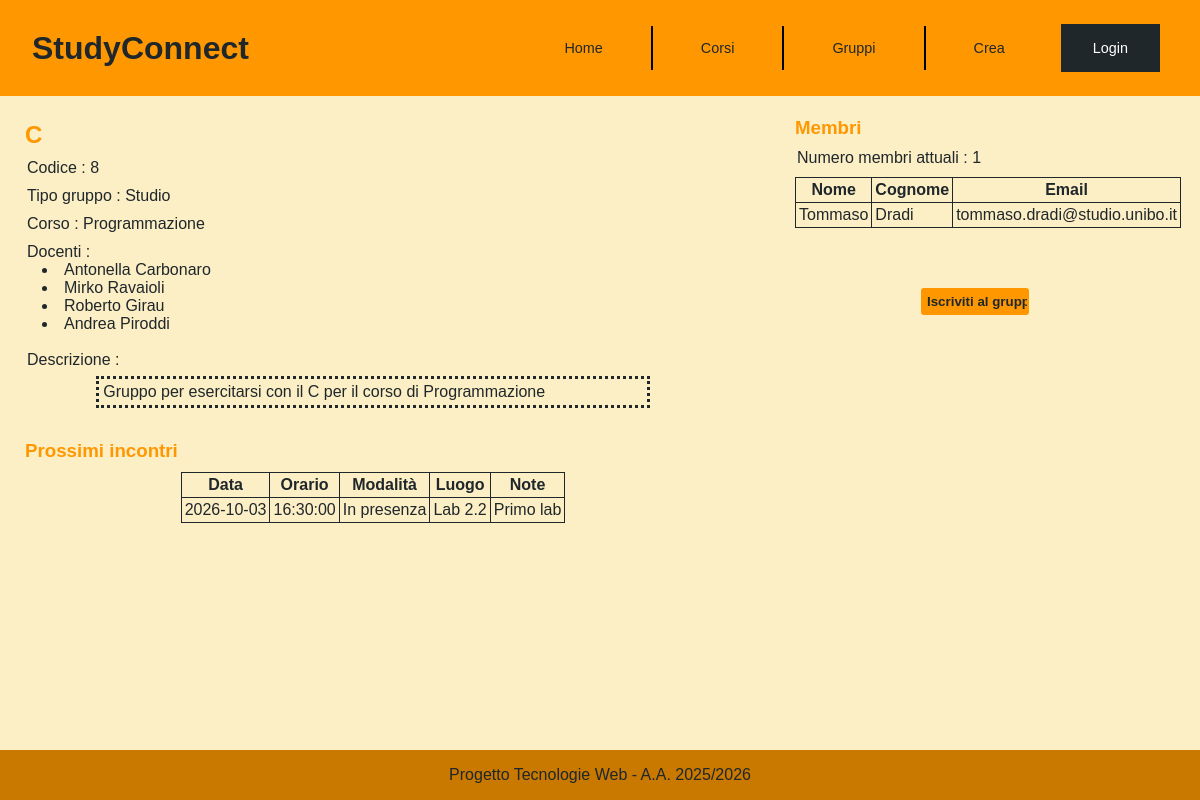
Screenshot of /pages/visualizzazione-gruppo.php?single-group=8 with the database file from the repository.
### tables this page shows
CREATE TABLE Gruppi(
	Codice INT AUTO_INCREMENT PRIMARY KEY,
    Nome VARCHAR(100) NOT NULL,
    Descrizione MEDIUMTEXT,
    NumeroMembriRichiesti INT,
    NumeroMembriAttuali INT NOT NULL,
    Tipo VARCHAR(10) NOT NULL CHECK (Tipo IN ('Studio', 'Progetto')),
    DataConsegnaProgetto DATE,
    MatricolaCreatore VARCHAR(10) NOT NULL,
    CodiceCorso VARCHAR(5) NOT NULL,
	FOREIGN KEY (MatricolaCreatore) REFERENCES Studenti(Matricola)
		ON DELETE CASCADE
        ON UPDATE NO ACTION,
	FOREIGN KEY (CodiceCorso) REFERENCES Corsi(Codice)
		ON DELETE CASCADE
        ON UPDATE NO ACTION,
    CHECK(NumeroMembriAttuali<=NumeroMembriRichiesti OR NumeroMembriRichiesti=0)
);

CREATE TABLE Corsi(
	Codice VARCHAR(5) PRIMARY KEY,
    Nome VARCHAR(150) NOT NULL,
    Descrizione MEDIUMTEXT,
    CFU INT NOT NULL,
    ProgettoRichiesto BOOL NOT NULL,
    CHECK(length(Codice)=5)
);

CREATE TABLE Docenti(
	Codice INT AUTO_INCREMENT PRIMARY KEY,
    Nome VARCHAR(50) NOT NULL,
    Cognome VARCHAR(50) NOT NULL
);

CREATE TABLE Incontri(
	CodiceGruppo INT NOT NULL,
    Data DATE,
    Orario TIME,
    Modalità VARCHAR(15) NOT NULL CHECK (Modalità IN ('Da remoto', 'In presenza')),
    Luogo VARCHAR(100),
    Note VARCHAR(500) NOT NULL,
    FOREIGN KEY (CodiceGruppo) REFERENCES Gruppi(Codice)
		ON DELETE CASCADE
		ON UPDATE NO ACTION,
    PRIMARY KEY (CodiceGruppo, Data, Orario)
);

CREATE TABLE Studenti(
	Matricola VARCHAR(10) PRIMARY KEY,
    Nome VARCHAR(50) NOT NULL,
    Cognome VARCHAR(50) NOT NULL,
    Email VARCHAR(100) NOT NULL,
    Password VARCHAR(20) NOT NULL CHECK(length(Password)>=10),
    Immagine VARCHAR(100), 
    UNIQUE KEY (Email, Password),
    CHECK(length(Matricola)=10)
);

### pages/visualizzazione-gruppo.php (called while the page is built, shortened)
<?php
require_once '../bootstrap.php';
$templateParams["title"] = "Gruppi Studenti - Visualizzazione gruppo";
$templateParams["page"] = "templates/specific/singolo-gruppo.php";
if(isset($_GET["single-group"])){
    $templateParams["gruppo-singolo"] =  $dbh->getGruppoPerCodice(intval($_GET["single-group"]))[0];
    $templateParams["creatore-gruppo"] = $dbh->getCreatoreGruppo(intval($_GET["single-group"]))[0];
}
if(isset($_GET["action"])){
    $templateParams["section-modify-meetings"] = 'templates/specific/gestione-incontro.php';
    $templateParams["azione"] = $_GET["action"];
    if($_GET["action"]!=1){
        $templateParams["incontro"] = $dbh->getIncontroGruppoPerId($_GET["single-group"], $_GET["date"], $_GET["time"])[0];
    }
} else{
    $templateParams["section-modify-meetings"] = 'templates/specific/modifica-incontri.php';
}
$templateParams["imgprofilo"] =  "default_profile_icon.png";
require "templates/general/base.php";
?>

### db/database.php (called while the page is built, shortened)
<?php
    class DatabaseHelper{
        private $db;
        public function __construct($servername, $username, $password, $dbname, $port){
            $this->db = new mysqli($servername, $username, $password, $dbname, $port);
        }
        public function getDocenti(string $codiceCorso){
            $stmt = $this->db->prepare("SELECT Docenti.* FROM Docenti, Insegnamenti
            WHERE Insegnamenti.CodiceDocente=Docenti.Codice AND Insegnamenti.CodiceCorso=?");
            $stmt->bind_param('s', $codiceCorso);
            $stmt->execute();
            return $stmt->get_result()->fetch_all(MYSQLI_ASSOC);
        }
        public function getGruppoPerCodice(int $codice){
            $query = "SELECT Gruppi.Nome AS NomeGruppo, Gruppi.Descrizione, Tipo, NumeroMembriRichiesti, NumeroMembriAttuali, Gruppi.Codice AS CodiceGruppo, Gruppi.DataConsegnaProgetto,
            Corsi.Nome AS NomeCorso, Corsi.Codice AS CodiceCorso FROM Gruppi, Corsi WHERE Gruppi.CodiceCorso=Corsi.Codice AND Gruppi.Codice=?";
            $stmt = $this->db->prepare($query);
            $stmt->bind_param('i', $codice);
            $stmt->execute();
            return $stmt->get_result()->fetch_all(MYSQLI_ASSOC);
        }
        public function getIncontriGruppo(int $codiceGruppo){
            $query = "SELECT * FROM Incontri WHERE CodiceGruppo=?";
            $stmt = $this->db->prepare($query);
            $stmt->bind_param('i', $codiceGruppo);
            $stmt->execute();
            return $stmt->get_result()->fetch_all(MYSQLI_ASSOC);
        }
        public function getStudentiIscrittiGruppo(int $codiceGruppo){
            $query = "SELECT S.Nome, S.Cognome, S.Email, S.Matricola FROM Iscrizioni I, Studenti S
            WHERE I.MatricolaStudente=S.Matricola AND I.CodiceGruppo=?";
            $stmt = $this->db->prepare($query);
            $stmt->bind_param('i', $codiceGruppo);
            $stmt->execute();
            return $stmt->get_result()->fetch_all(MYSQLI_ASSOC);
        }
        function getCreatoreGruppo(int $codiceGruppo){
            $query = "SELECT * FROM Gruppi WHERE Codice=?";
            $stmt = $this->db->prepare($query);
            $stmt->bind_param('i', $codiceGruppo);
            $stmt->execute();
            return $stmt->get_result()->fetch_all(MYSQLI_ASSOC);
        }
    }
?>

### bootstrap.php (called while the page is built, shortened)
<?php
require_once("db/database.php");
$dbh = new DatabaseHelper("localhost", "root", "", "Gruppi_Studenti", 3307);
?>

### pages/templates/specific/singolo-gruppo.php (the view, shortened to what this page needs)
<main class="single-group-main">
    <section class="single-group-info">
        <?php $gruppo = $templateParams["gruppo-singolo"];?>
        <h2><?php echo $gruppo["NomeGruppo"];?></h2>
        <p>Codice : <?php echo $gruppo["CodiceGruppo"];?></p>
        <p>Tipo gruppo : <?php echo $gruppo["Tipo"];?></p>
        <p>Corso : <?php echo $gruppo["NomeCorso"];?></p>
        <div class="teachers-list">
            Docenti :
                <ul>
                    <?php $templateParams["docenti"] = $dbh->getDocenti($gruppo["CodiceCorso"]); ?>
                    <?php foreach($templateParams["docenti"] as $docente):?>
                    <li><?php echo $docente["Nome"] . ' ' . $docente["Cognome"]; ?>
                    <?php endforeach ?>
                </ul>
        </div>
        <div class="single-group-description">
            <p>Descrizione :</p>
            <p><?php echo $gruppo["Descrizione"];?></p>
        </div>
    </section>
    <section class="single-group-next-meetings">
       <h3>Prossimi incontri</h3>
       <?php $incontri = $dbh->getIncontriGruppo($gruppo["CodiceGruppo"]);
       if($incontri==NULL):?>
            <p>Attualmente non sono programmati incontri.</p>
        <?php else : ?>
            <table>
                <tr>
                    <th id="data">Data</th>
                    <th id="orario">Orario</th>
                    <th id="mod">Modalità</th>
                    <th id="luogo">Luogo</th>
                    <th id="note">Note</th>
                </tr>
                <?php foreach($incontri as $incontro):?>
                    <tr>
                        <td headers="data"><?php echo $incontro["Data"];?></td>
                        <td headers="orario"><?php echo $incontro["Orario"];?></td>
                        <td headers="mod"><?php echo $incontro["Modalità"];?></td>
                        <td headers="luogo"><?php echo $incontro["Luogo"];?></td>
                        <td headers="note"><?php echo $incontro["Note"];?></td>
                    </tr>
                <?php endforeach; ?>
            </table>
        <?php endif;?>
    </section>
    <aside class="single-group-members">
        <h3>Membri</h3>
        <p>Numero membri attuali : <?php echo $gruppo["NumeroMembriAttuali"];?></p>
        <table>
            <tr>
                <th id="nome">Nome</th>
                <th id="cognome">Cognome</th>
                <th id="email">Email</th>
            </tr>
            <?php $studentiIscritti = $dbh->getStudentiIscrittiGruppo($gruppo["CodiceGruppo"]);?>
            <?php foreach($studentiIscritti as $studente):?>
                <tr>
                    <td headers="nome"><?php echo $studente["Nome"];?></td>
                    <td headers="cognome"><?php echo $studente["Cognome"];?></td>
                    <td headers="email"><?php echo $studente["Email"];?></td>
                </tr>
            <?php endforeach; ?>
        </table>
        <?php if($gruppo["NumeroMembriRichiesti"]==0 || ($gruppo["NumeroMembriRichiesti"]!=0 && $gruppo["NumeroMembriAttuali"]<$gruppo["NumeroMembriRichiesti"])):?>
            <form action="visualizzazione-gruppo.php" method="GET">
                    <input type="submit" value="Iscriviti al gruppo"/>
            </form>
        <?php else: ?>
            <p>Non ci sono più posti nel gruppo</p>
        <?php endif;?>
    </aside>
</main>

### css/style.css (style rules this page uses)
* { margin: 0; padding: 0; box-sizing: border-box; color: #1F272B; font-family: Verdana, Geneva, Tahoma, sans-serif; }
html, body { height: 100% ; }
body { display: flex; flex-direction: column; padding-bottom: 60px; }
main { flex: 1; background-color: #FCEEC5; }
@media (min-width: 992px) { body { padding-bottom: 0; } }
.teachers-list ul { text-indent: 15px; list-style: disc; list-style-position: inside; padding-bottom: 8px; }
.groups-main, .single-group-main { display: flex; flex-direction: column; justify-content: center; }
.single-group-main { padding: 20px; }
.single-group-info { order: 1; margin : 5px; }
.single-group-next-meetings { order: 2; margin : 5px; }
.single-group-members { order: 4; margin : 5px; }
.single-group-main h2, .single-group-main h3 { color: #FF9800; margin-bottom: 8px; }
.single-group-main h3 { margin-top: 12px; }
.single-group-info > p, .single-group-info > div, .single-group-members > p { margin: 10px 2px; }
.single-group-description > p:nth-child(2) { border-style: dotted; border-color: #1F272B; padding: 4px; width: 80%; margin-left: auto; margin-right: auto; margin-top: 7px; }
.single-group-main table, .single-group-main th, .single-group-main td { border: 1px solid #1F272B; border-collapse: collapse; padding: 3px; }
.single-group-main table { margin: 10px auto 30px auto; }
.single-group-members form input { background-color: #FF9800; border-style: solid; border-color: #FF9800; border-radius: 3px; color: #1F272B; font-weight: bold; padding: 4px; margin: 30px 35%; width: 30%; }
@media screen and (min-width:768px) { .single-group-main, .creation-group { display : block; } }
@media screen and (min-width:768px) { .single-group-info, .single-group-next-meetings { width: 60%; float: left; } }
@media screen and (min-width:768px) { .single-group-members { width: 30%; position: absolute; top: 100px; right: 40px; } }

### rows the page displays
gruppi: Nome "C", Codice "8", Tipo "Studio", CodiceCorso.Nome "Programmazione", Descrizione "Gruppo per esercitarsi con il C per il corso di Programmazione", NumeroMembriAttuali "1"
docenti: Nome "Antonella", Cognome "Carbonaro"
docenti: Nome "Mirko", Cognome "Ravaioli"
docenti: Nome "Roberto", Cognome "Girau"
docenti: Nome "Andrea", Cognome "Piroddi"
incontri: Data "2026-10-03", Orario "16:30:00", Modalità "In presenza", Luogo "Lab 2.2", Note "Primo lab"
studenti: Nome "Tommaso", Cognome "Dradi", Email "tommaso.dradi@studio.unibo.it"
